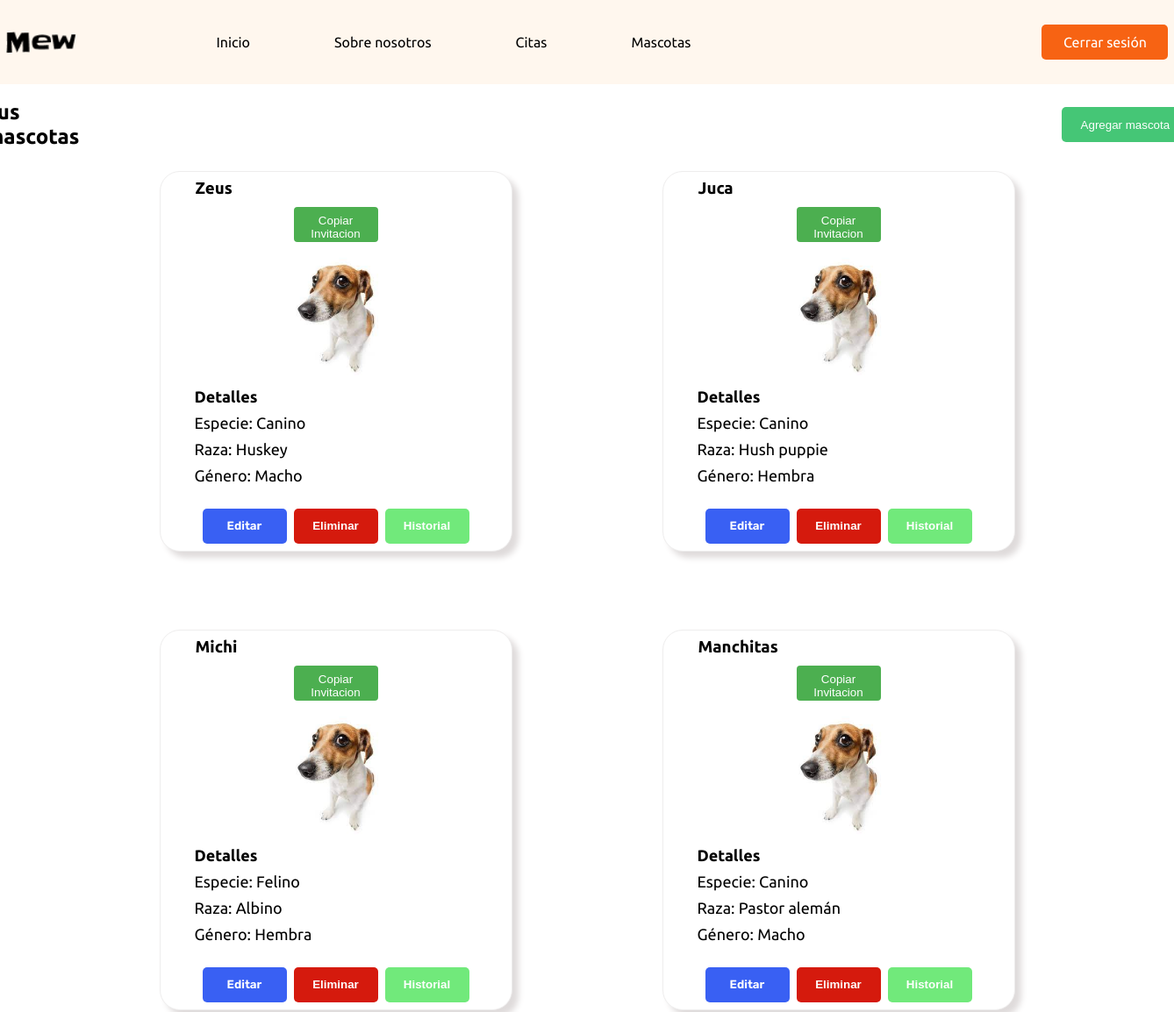
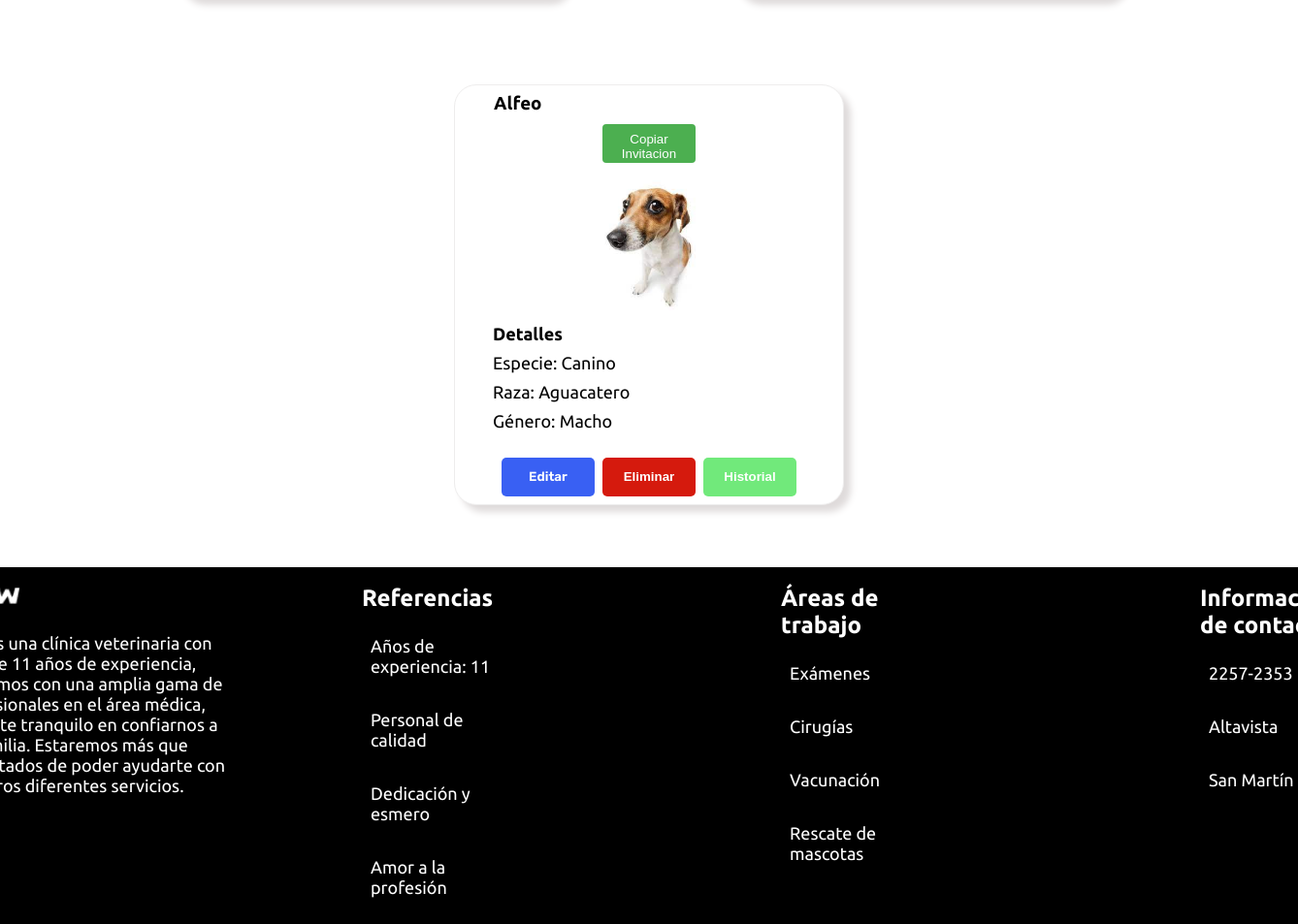
The app's page /user/php/views/mascota_vista.php (signed in) with its own data (2 pictures, top to bottom).
### tables this page shows
CREATE TABLE `clientemascotas` (
  `id` int NOT NULL,
  `id_mascota` int NOT NULL,
  `id_cliente` int NOT NULL
);

CREATE TABLE `mascota` (
  `id` int NOT NULL,
  `nombre` varchar(255) NOT NULL,
  `especie` varchar(255) NOT NULL,
  `raza` varchar(255) NOT NULL,
  `edad` int NOT NULL,
  `genero` varchar(15) NOT NULL
);

### user/php/mascotas.php (called while the page is built, shortened)
<?php
include_once('../../../classes/Cliente.php');
$conexionBD = BD::crearInstancia();
$cliente = new Cliente();
$cliente->setId($_SESSION['usuario']);
$listaMascotas = $cliente->getMascotas($conexionBD);
?>

### classes/Cliente.php (called while the page is built, shortened)
<?php
class Cliente
{
    private int $id;
    public function setId(int $id): void
    {
        $this->id = $id;
    }
    public function getMascotas($conexionBD): array
    {
        $consulta = $conexionBD->prepare("SELECT * FROM `clientemascotas` INNER JOIN mascota ON clientemascotas.id_mascota = mascota.id WHERE id_cliente = $this->id");
        $consulta->execute();
        $this->mascotas = $consulta->fetchAll();
        return $this->mascotas;
    }
}

### user/php/views/mascota_vista.php (the view, shortened to what this page needs)
<?php
include('../templates/header.php');
include('../mascotas.php');
?>
<link rel="stylesheet" href="../../css/style_mascosta_vista.css">
<div class="Father">
    <br>
    <div class="titulo">
        <h2>Tus mascotas</h2>
        <b><a class="add_pet_a" href="form_add_mascota.php"><button class="add_pet">Agregar mascota</button></a></b>
    </div>
    <div class="sub1">
        <?php foreach ($listaMascotas as $mascota) { ?>
            <div class="cards">
                <H3><?php echo $mascota['nombre'] ?></H3>
                <button style="background-color:#4CAF50;color:white;padding:8px 16px;border:none;border-radius:4px;cursor:pointer;" onclick="navigator.clipboard.writeText(window.location.origin+'/user/php/invite_mascota.php?id_mascota=<?=$mascota['id']?>')">Copiar Invitacion</button>
                <img src="../../src/img/Perrito.jpg" alt="" id="perro">
                <div class="texto">
                    <p><b>Detalles</b></p>
                    <p>Especie: <?php echo $mascota['especie'] ?></p>
                    <p>Raza: <?php echo $mascota['raza'] ?></p>
                    <p>Género: <?php echo $mascota['genero'] ?></p>
                </div>
                <br>
                <form action="mascota_vista.php" method="post">
                    <div class="botones">
                        <details>
                            <summary>
                                <div class="button" id="divFetch">
                                    Editar
                                </div>
                            </summary>
                        </details>
                        <form action="mascota_vista.php" method="post">
                            <button id="b2" type="submit" name="accion" value="eliminar"><b>Eliminar</b></button>
                        </form>
                        <button id="b3"><b><a class="historial_pet_a" href="../../../veterinario/php/view_mascotaHistorial.php?id=<?= $mascota['id'] ?>">Historial</a></b></button>
                    </div>
                </form>
            </div>
        <?php } ?>
    </div>
</div>
<?php
include('../templates/footer.php');
?>
</body>
</html>

### user/css/styles_index.css (style rules this page uses)
* { margin: 0; padding: 0; }
body { width: 100%; justify-content: center; align-items: center; font-family: 'Nunito Sans', sans-serif; font-family: 'Poppins', sans-serif; font-family: 'Ubuntu', sans-serif; }
img { height: auto; width: auto; }
.botones { display: flex; flex-direction: row; gap: 4.5rem; }

### user/css/style_mascosta_vista.css (style rules this page uses)
* { margin: 0; padding: 0; }
.titulo { display: flex; justify-content: center; align-items: center; gap: 70rem; margin-left: 5rem; margin-right: 5rem; max-width: 100%; }
.sub1 { display: flex; flex-direction: row; flex-wrap: wrap; align-items: center; justify-content: center; margin-left: 6rem; margin-right: 6rem; }
.cards { background-color: rgb(255, 255, 255); width: 25rem; height: 27rem; display: flex; flex-direction: column; overflow: hidden; border-radius: 23px; justify-content: center; align-items: center; text-align: right; margin: 25px auto; border: 1px solid rgb(238, 237, 237); box-shadow: 7px 7px 7px#dfdbdb; margin-bottom: 4rem; }
#perro { width: 100px; }
.botones { display: flex; justify-content: center; align-items: center; gap: 0.5rem; }
button { border-radius: 5px; border: none; width: 6rem; height: 40px; cursor: pointer; transition: 0.5s; }
#b2 { background-color:#D51A0D; color: #ffffff; }
#b3 { background-color:#71e97b; color: #ffffff; }
.texto { text-align: start; width: 85%; }
p { margin: 9px; font-size: 18px; }
h3 { width: 80%; text-align: start; margin-bottom: 10px; }
.add_pet { border-radius: 5px; border: none; width: 9rem; height: 40px; background-color: #45C676 ; color: white; cursor: pointer; transition: 0.5s; }
.add_pet_a { text-decoration: none; color: white; }
.historial_pet_a { color: #fff; text-decoration: none; }
.button { border-radius: 5px; display: flex; align-items: center; justify-content: center; text-align: center; border: none; width: 6rem; height: 40px; font-family: 'Rubik', sans-serif; font-size: 13.33px; font-weight: 600; background-color: #3960F3 ; color: #ffffff; cursor: pointer; transition: 0.5s; box-sizing: border-box; }
details summary { list-style: none; }

### records on screen
clientemascotas: id_mascota.nombre "Zeus", id_mascota.especie "Canino", id_mascota.raza "Huskey", id_mascota.genero "Macho"
clientemascotas: id_mascota.nombre "Juca", id_mascota.especie "Canino", id_mascota.raza "Hush puppie", id_mascota.genero "Hembra"
clientemascotas: id_mascota.nombre "Michi", id_mascota.especie "Felino", id_mascota.raza "Albino", id_mascota.genero "Hembra"
clientemascotas: id_mascota.nombre "Manchitas", id_mascota.especie "Canino", id_mascota.raza "Pastor alemán", id_mascota.genero "Macho"
clientemascotas: id_mascota.nombre "Alfeo", id_mascota.especie "Canino", id_mascota.raza "Aguacatero", id_mascota.genero "Macho"
